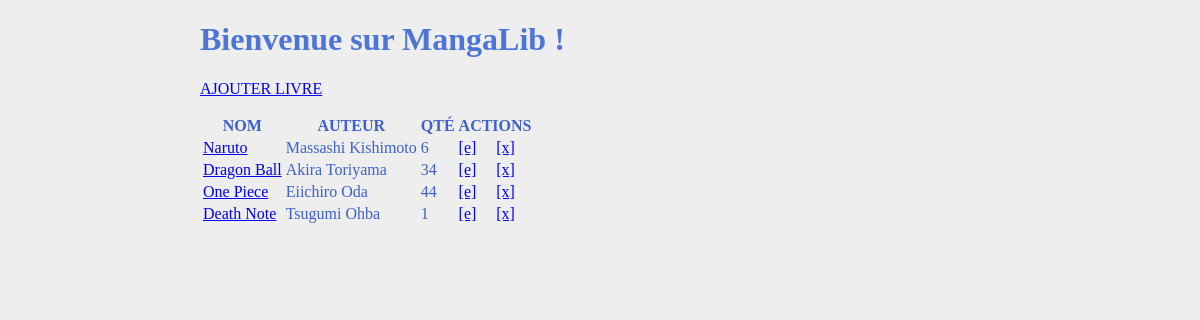
Before: /manga/ with the older database file.
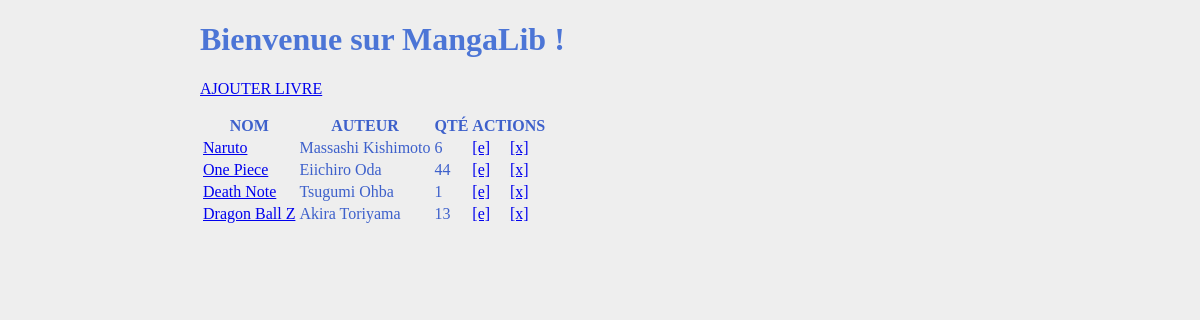
After: the same page with the newer database file.
### mangalib/models.py (models this page shows, shortened)
class Book(models.Model):
    title = models.CharField(max_length=32, unique=True, verbose_name="Titre")
    quantity = models.IntegerField(default=1, verbose_name="Quantité")
    author = models.ForeignKey(Author, on_delete=models.DO_NOTHING, verbose_name="Auteur")
    class Meta:
        verbose_name = "Livre"
        verbose_name_plural = "Livres"

class Author(models.Model):
    name = models.CharField(max_length=64, unique=True, verbose_name="Nom")
    def __str__(self):
        return self.name
    class Meta:
        verbose_name = "Auteur"
        verbose_name_plural = "Auteurs"

### mangalib/views.py (the view, shortened to what this page needs)
# urls.py: path("", views.index, name="index"),
def index(request):
    context = {"books": Book.objects.all()}
    return render(request, "mangalib/index.html", context)

### mangalib/templates/mangalib/index.html (shortened to what this page needs)
{% load static %}
<!DOCTYPE html>
<html lang="fr">
<head>
    <link rel="stylesheet" href="{% static 'global.css' %}">
    <link rel="stylesheet" href="{% static 'mangalib/css/main.css' %}">
</head>
<body>
    <h1 style="color:#4c75d6">Bienvenue sur MangaLib !</h1>
    <p><a href="{% url 'mangalib:add' %}">AJOUTER LIVRE</a></p>
    <table>
        <tr>
            <th>NOM</th>
            <th>AUTEUR</th>
            <th>QTÉ</th>
            <th colspan="2">ACTIONS</th>
        </tr>
        {% for book in books %}
            <tr>
                <td><a href="{% url 'mangalib:show' book.id %}">{{ book.title }}</a> </td>
                <td>{{ book.author }}</td>
                <td>{{ book.quantity }}</td>
                <td><a href="{% url 'mangalib:edit' book.id %}">[e]</a></td>
                <td><a href="{% url 'mangalib:delete' book.id %}">[x]</a></td>
            </tr>
        {% endfor %}
    </table>
</body>
</html>

Changed rows visible on the page:
removed Book: title "Dragon Ball", author "Akira Toriyama", quantity "34"
added Book: title "Dragon Ball Z", author "Akira Toriyama", quantity "13"
